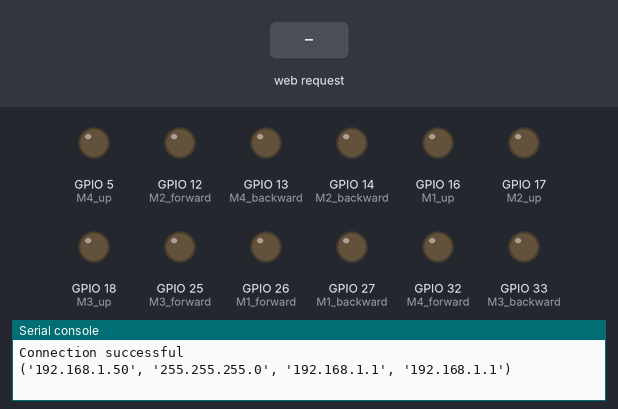
Recording of a program running on a simulated ESP32 board running MicroPython. Parts: output pins drawn as LEDs (lit = HIGH), the last lines printed to the serial console. The test bench sets the inputs (shaded band). WiFi joins after 1.5 s.

Above: at 2.7 s.
2.8 s: HTTP request GET /?forward received
At 3.9 s:
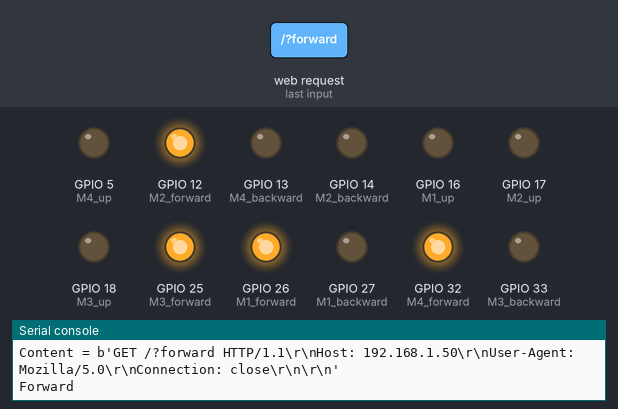
4.3 s: HTTP request GET /?backward received
At 5.1 s:
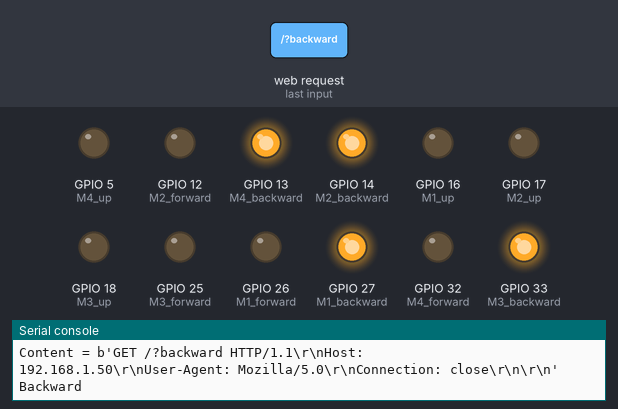
5.8 s: HTTP request GET /?right received
At 6.2 s:
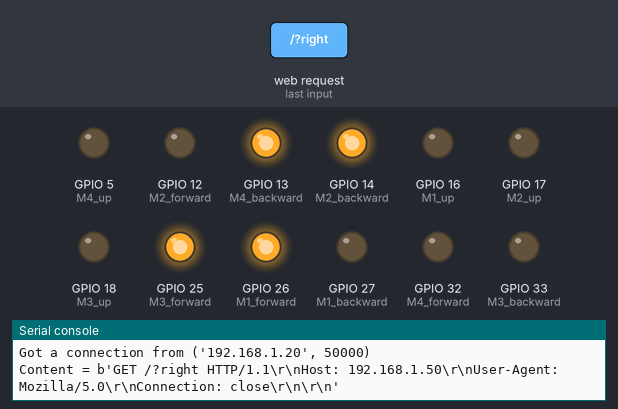
7.3 s: HTTP request GET /?left received
At 8.5 s:
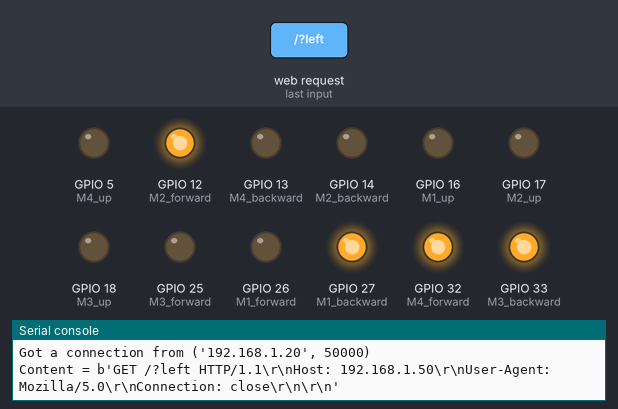
8.8 s: HTTP request GET /?solup received
At 9.7 s:
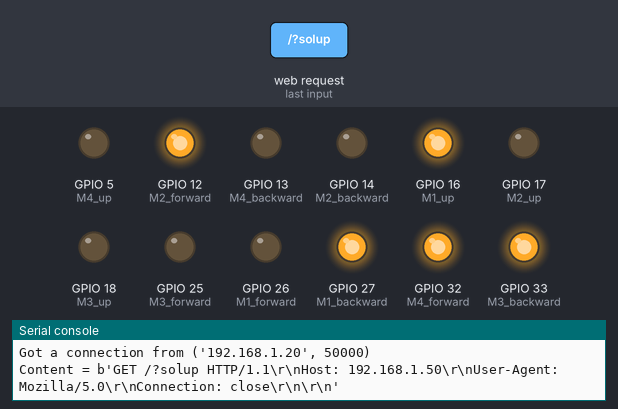
10.3 s: HTTP request GET /?stop received
At 10.8 s:
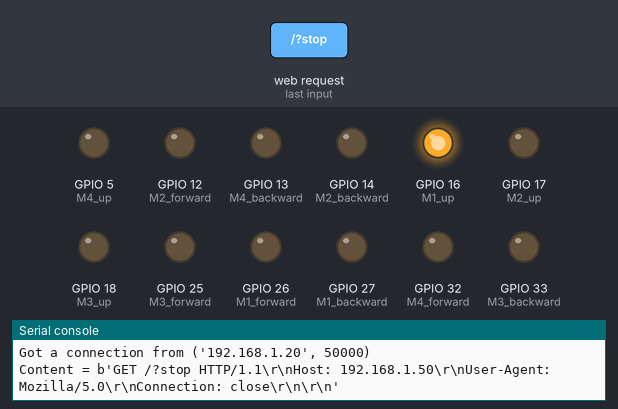
Timing chart, 0 to 12.8 s (numbered marks = the images above; inputs shaded):
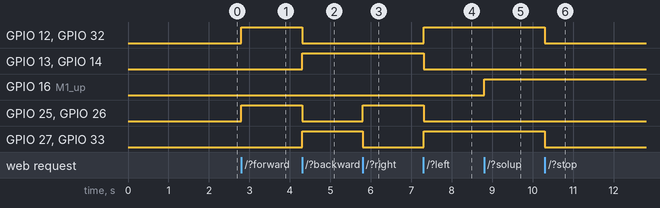

The program:

main.py
```python
try:
  import usocket as socket
except:
  import socket

from machine import Pin
import network

import esp
esp.osdebug(None)

import gc
gc.collect()

ssid = 'FiberHGW_TP959C_2.4GHz'
password = 'jPDhjhXr'

station = network.WLAN(network.STA_IF)

station.active(True)
station.connect(ssid, password)

while station.isconnected() == False:
  pass

print('Connection successful')
print(station.ifconfig())

M1_forward = Pin(26, Pin.OUT)
M1_backward = Pin(27,Pin.OUT)
M2_forward = Pin(12,Pin.OUT)
M2_backward =Pin(14,Pin.OUT)
M3_forward = Pin(25,Pin.OUT)
M3_backward = Pin(33,Pin.OUT)
M4_forward = Pin(32,Pin.OUT)
M4_backward = Pin(13,Pin.OUT)

M1_up = Pin(16,Pin.OUT)
M2_up = Pin(17,Pin.OUT)
M3_up = Pin(18,Pin.OUT)
M4_up = Pin(5,Pin.OUT)


def web_page():
  if M1_forward.value() & M2_forward.value() & M3_forward.value() & M4_forward.value() == 1:
    gpio_state="Forward"
  elif M1_backward.value() & M2_backward.value() & M3_backward.value() & M4_backward.value() ==1:
    gpio_state="Backward"
  elif M1_forward.value() & M3_forward.value() & M2_backward.value() & M4_backward.value() ==1:
    gpio_state="Right"
  elif M1_backward.value() & M3_backward.value() & M2_forward.value() & M4_forward.value() ==1:
    gpio_state="Left"
  elif  M1_forward.value() & M1_backward.value() & M2_backward.value() & M2_forward.value() & M3_backward.value() & M3_forward.value() & M4_backward.value() & M4_forward.value() == 0:
    gpio_state="Stop"
  elif M1_up.value() & M2_up.value() == 1:
    gpio_state="FrontUP"
  elif M3_up.value() & M4_up.value() == 1:
    gpio_state="BackUP"
  elif M1_up.value() == 1:
    gpio_state="FrontLeftUp"
  elif M2_up.value() ==1 :
    gpio_state="FronRightUp"
  elif M3_up.value() ==1 :
    gpio_state="BackLeftUp"
  elif M4_up.value() == 1:
    gpio_state="BackRightUp"
  elif M3_up.value() & M4_up.value() == 0:
    gpio_state="BackDown"
  elif M1_up.value() & M2_up.value() == 0:
    gpio_state="FrontDown"
  elif M1_up.value() == 0:
    gpio_state="FrontLeftDown"
  elif M2_up.value() ==0 :
    gpio_state="FronRightDown"
  elif M3_up.value() ==0 :
    gpio_state="BackLeftDown"
  elif M4_up.value() == 0:
    gpio_state="BackRightDown"

  html = """<html>
<head>
<style>
.button {
  border: none;
  color: white;
  padding: 16px 120px;
  text-align: center;
  text-decoration: none;
  display: inline-block;
  font-size: 16px;
  margin: 2px 4px;
  transition-duration: 0.4s;
  cursor: pointer;
}

.buttony {
  border: none;
  color: white;
  padding: 64px 16px;
  text-align: center;
  text-decoration: none;
  display: inline-block;
  font-size: 16px;
  margin: 2px 4px;
  transition-duration: 0.4s;
  cursor: pointer;
}
.buttonx {
  border: none;
  color: white;
  padding: 32px 32px;
  text-align: center;
  text-decoration: none;
  display: inline-block;
  font-size: 16px;
  margin: 2px 4px;
  transition-duration: 0.4s;
  cursor: pointer;
}
.buttons {
  border: none;
  color: white;
  padding: 20px 26px;
  text-align: center;
  text-decoration: none;
  display: inline-block;
  font-size: 16px;
  margin: 2px 4px;
  transition-duration: 0.4s;
  cursor: pointer;
}

.button1 {
  background-color: white;
  color: black;
  border: 2px solid #008CBA;
}

.button1:hover {
  background-color: #008CBA;
  color: white;
}

.button2 {
  background-color: white;
  color: black;
  border: 2px solid #008CBA;
}

.button2:hover {
  background-color: #008CBA;
  color: white;
}

.button3 {
  background-color: white;
  color: black;
  border: 2px solid #008CBA;
}

.button3:hover {
  background-color: #008CBA;
  color: white;
}
.button4 {
  background-color: white;
  color: black;
  border: 2px solid #008CBA;
}

.button4:hover {
  background-color: #008CBA;
  color: white;
}

}
.button5 {
  background-color: white;
  color: black;
  border: 2px solid #ff0000;
}

.button5:hover {
  background-color: #ff0000;
  color: white;
}
}
.button6 {
  background-color: white;
  color: black;
  border: 2px solid #008CBA;
}

.button6:hover {
  background-color: #008CBA;
  color: white;
}

}
.button7 {
  background-color: white;
  color: black;
  border: 2px solid #008CBA;
}

.button7:hover {
  background-color: #008CBA;
  color: white;
}

}
.button8 {
  background-color: white;
  color: black;
  border: 2px solid #008CBA;
}

.button8:hover {
  background-color: #008CBA;
  color: white;
}
}
.button9 {
  background-color: white;
  color: black;
  border: 2px solid #008CBA;
}

.button9:hover {
  background-color: #008CBA;
  color: white;
}

}
.button10 {
  background-color: white;
  color: black;
  border: 2px solid #008CBA;
}

.button10:hover {
  background-color: #008CBA;
  color: white;
}
}
.button11 {
  background-color: white;
  color: black;
  border: 2px solid #008CBA;
}

.button11:hover {
  background-color: #008CBA;
  color: white;
}
}
.button12 {
  background-color: white;
  color: black;
  border: 2px solid #008CBA;
}

.button12:hover {
  background-color: #008CBA;
  color: white;
}
}
.button13 {
  background-color: white;
  color: black;
  border: 2px solid #008CBA;
}

.button13:hover {
  background-color: #008CBA;
  color: white;
}
}
.button14 {
  background-color: white;
  color: black;
  border: 2px solid #008CBA;
}

.button14:hover {
  background-color: #008CBA;
  color: white;
}
}
.button15 {
  background-color: white;
  color: black;
  border: 2px solid #008CBA;
}

.button15:hover {
  background-color: #008CBA;
  color: white;
}
}
.button16 {
  background-color: white;
  color: black;
  border: 2px solid #008CBA;
}

.button16:hover {
  background-color: #008CBA;
  color: white;
}
}
.button17 {
  background-color: white;
  color: black;
  border: 2px solid #008CBA;
}

.button17:hover {
  background-color: #008CBA;
  color: white;
}


</style>
</head>
<body>
<p>GPIO state: <strong>""" + gpio_state + """</strong></p>
<a href="/?solup"><button class="buttonx button6">LeftUPP</button></a>
<a href="/?soldown"><button class="buttonx button7">LeftDWN</button></a>
<a href="/?forward"><button class="buttony button1">Forwardd</button></a>
<a href="/?sagup"><button class="buttonx button8">RightUP</button></a>
<a href="/?sagdown"><button class="buttonx button9">RightDW</button></a>
<a href="/?frontup"><button class="buttony button14">FrontUP</button></a>
<a href="/?frontdown"><button class="buttony button17">FrontDown</button></a>
<a href="/?left"><br><button class="button button3">Leftt</button></a>
<a href="/?stop"><button class="buttons button5">Stop</button></a>
<a href="/?right"><button class="button button4">Right</button></br></a>
<a href="/?soleftupback"><button class="buttonx button10">LeftUPP</button></a>
<a href="/?soleftdownback"><button class="buttonx button11">LeftDWN</button></a>
<a href="/?backward"><button class="buttony button2">Backward</button></a>
<a href="/?saupback"><button class="buttonx button12">RightUP</button></a>
<a href="/?sadownback"><button class="buttonx button13">RightDW</button></a>
<a href="/?backup"><button class="buttony button15">BackUP</button></a>
<a href="/?arkadown"><button class="buttony button16">BackDown</button></a>


</body>
</html>"""
  return html

s = socket.socket(socket.AF_INET, socket.SOCK_STREAM)
s.bind(('192.168.1.37', 80))
s.listen(5)

while True:
  conn, addr = s.accept()
  print('Got a connection from %s' % str(addr))
  request = conn.recv(1024)
  request = str(request)
  print('Content = %s' % request)
  forwardd = request.find('/?forward')
  backwardd = request.find('/?backward')
  right = request.find('/?right')
  left = request.find('/?left')
  stop = request.find('/?stop')
  leftup = request.find('/?solup')
  leftdown = request.find('/?soldown')
  rightup = request.find('/?sagup')
  rightdown = request.find('/?sagdown')
  frontup = request.find('/?frontup')
  leftupback = request.find('/?soleftupback')
  leftdownback = request.find('/?soleftdownback')
  rightupback = request.find('/?saupback')
  rightdownback = request.find('/?sadownback')
  backup = request.find('/?backup')
  backdown = request.find('/?arkadown')
  frontdown = request.find('/?frontdown')
  if forwardd == 6:
    print('Forward')
    M1_forward.value(1)
    M1_backward.value(0)
    M2_forward.value(1)
    M2_backward.value(0)
    M3_forward.value(1)
    M3_backward.value(0)
    M4_forward.value(1)
    M4_backward.value(0)
  if backwardd == 6:
    print('Backward')
    M1_forward.value(0)
    M1_backward.value(1)
    M2_forward.value(0)
    M2_backward.value(1)
    M3_forward.value(0)
    M3_backward.value(1)
    M4_forward.value(0)
    M4_backward.value(1)
  if right == 6:
    M1_forward.value(1)
    M1_backward.value(0)
    M2_forward.value(0)
    M2_backward.value(1)
    M3_forward.value(1)
    M3_backward.value(0)
    M4_forward.value(0)
    M4_backward.value(1)
  if left == 6:
    M1_forward.value(0)
    M1_backward.value(1)
    M2_forward.value(1)
    M2_backward.value(0)
    M3_forward.value(0)
    M3_backward.value(1)
    M4_forward.value(1)
    M4_backward.value(0)
  if stop == 6:
    M1_forward.value(0)
    M1_backward.value(0)
    M2_forward.value(0)
    M2_backward.value(0)
    M3_forward.value(0)
    M3_backward.value(0)
    M4_forward.value(0)
    M4_backward.value(0)
  if leftup == 6:
    M1_up.value(1)
  if leftdown == 6:
    M1_up.value(0)
  if rightup == 6:
    M2_up.value(1)
  if rightdown == 6:
    M2_up.value(0)
  if frontup == 6:
    M1_up.value(1)
    M2_up.value(1)
  if leftupback == 6:
    M3_up.value(1)
  if leftdownback == 6:
    M3_up.value(0)
  if rightupback == 6:
    M4_up.value(1)
  if rightdownback == 6:
    M4_up.value(0)
  if backup == 6:
    M3_up.value(1)
    M4_up.value(1)
  if frontdown == 6:
    M1_up.value(0)
    M2_up.value(0)
  if backdown == 6:
    M3_up.value(0)
    M4_up.value(0)

  response = web_page()
  conn.send('HTTP/1.1 200 OK\n')
  conn.send('Content-Type: text/html\n')
  conn.send('Connection: close\n\n')
  conn.sendall(response)
  conn.close()
```

Measured:
- after the input at 2.8 s, GPIO 12 (M2_forward), GPIO 25 (M3_forward), GPIO 26 (M1_forward), GPIO 32 (M4_forward): LOW → HIGH at once
- after the input at 4.3 s, GPIO 12 (M2_forward), GPIO 25 (M3_forward), GPIO 26 (M1_forward), GPIO 32 (M4_forward): HIGH → LOW at once; GPIO 13 (M4_backward), GPIO 14 (M2_backward), GPIO 27 (M1_backward), GPIO 33 (M3_backward): LOW → HIGH at once
- after the input at 5.8 s, GPIO 25 (M3_forward), GPIO 26 (M1_forward): LOW → HIGH at once; GPIO 27 (M1_backward), GPIO 33 (M3_backward): HIGH → LOW at once
- after the input at 7.3 s, GPIO 12 (M2_forward), GPIO 27 (M1_backward), GPIO 32 (M4_forward), GPIO 33 (M3_backward): LOW → HIGH at once; GPIO 13 (M4_backward), GPIO 14 (M2_backward), GPIO 25 (M3_forward), GPIO 26 (M1_forward): HIGH → LOW at once
- after the input at 8.8 s, GPIO 16 (M1_up): LOW → HIGH at once
- after the input at 10.3 s, GPIO 12 (M2_forward), GPIO 27 (M1_backward), GPIO 32 (M4_forward), GPIO 33 (M3_backward): HIGH → LOW at once
